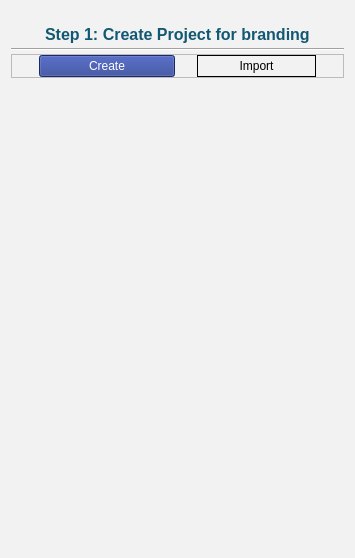
          <widget class="QWidget" name="createProject_Page">
           <property name="minimumSize">
            <size>
             <width>0</width>
             <height>0</height>
            </size>
           </property>
           <property name="styleSheet">
            <string notr="true">background-color:#f2f2f2;</string>
           </property>
           <layout class="QVBoxLayout" name="verticalLayout_17">
            <property name="spacing">
             <number>4</number>
            </property>
            <property name="topMargin">
             <number>25</number>
            </property>
            <property name="bottomMargin">
             <number>0</number>
            </property>
            <item alignment="Qt::AlignHCenter">
             <widget class="QLabel" name="step1_Label">
              <property name="maximumSize">
               <size>
                <width>16777215</width>
                <height>20</height>
               </size>
              </property>
              <property name="font">
               <font>
                <family>Arial</family>
                <pointsize>12</pointsize>
                <weight>75</weight>
                <bold>true</bold>
               </font>
              </property>
              <property name="styleSheet">
               <string notr="true">color:#125872;</string>
              </property>
              <property name="text">
               <string>Step 1: Create Project for branding</string>
              </property>
             </widget>
            </item>
            <item>
             <widget class="Line" name="line">
              <property name="maximumSize">
               <size>
                <width>16777215</width>
                <height>2</height>
               </size>
              </property>
              <property name="orientation">
               <enum>Qt::Horizontal</enum>
              </property>
             </widget>
            </item>
            <item>
             <widget class="QFrame" name="frame_13">
              <property name="maximumSize">
               <size>
                <width>16777215</width>
                <height>150</height>
               </size>
              </property>
              <property name="styleSheet">
               <string notr="true"/>
              </property>
              <property name="frameShape">
               <enum>QFrame::StyledPanel</enum>
              </property>
              <property name="frameShadow">
               <enum>QFrame::Raised</enum>
              </property>
              <layout class="QHBoxLayout" name="horizontalLayout_8">
               <property name="spacing">
                <number>4</number>
               </property>
               <property name="topMargin">
                <number>0</number>
               </property>
               <property name="bottomMargin">
                <number>0</number>
               </property>
               <item>
                <widget class="QPushButton" name="createButton">
                 <property name="sizePolicy">
                  <sizepolicy hsizetype="Minimum" vsizetype="Expanding">
                   <horstretch>0</horstretch>
                   <verstretch>0</verstretch>
                  </sizepolicy>
                 </property>
                 <property name="maximumSize">
                  <size>
                   <width>136</width>
                   <height>35</height>
                  </size>
                 </property>
                 <property name="styleSheet">
                  <string notr="true">background-color:#263B90;
color:white;</string>
                 </property>
                 <property name="text">
                  <string>Create</string>
                 </property>
                </widget>
               </item>
               <item>
                <widget class="QPushButton" name="importButton">
                 <property name="maximumSize">
                  <size>
                   <width>119</width>
                   <height>35</height>
                  </size>
                 </property>
                 <property name="styleSheet">
                  <string notr="true">background-color:#f2f2f2;
border:1px solid;</string>
                 </property>
                 <property name="text">
                  <string>Import</string>
                 </property>
                </widget>
               </item>
              </layout>
             </widget>
            </item>
            <item>
             <spacer name="verticalSpacer_2">
              <property name="orientation">
               <enum>Qt::Vertical</enum>
              </property>
              <property name="sizeType">
               <enum>QSizePolicy::Fixed</enum>
              </property>
              <property name="sizeHint" stdset="0">
               <size>
                <width>333</width>
                <height>480</height>
               </size>
              </property>
             </spacer>
            </item>
           </layout>
          </widget>
